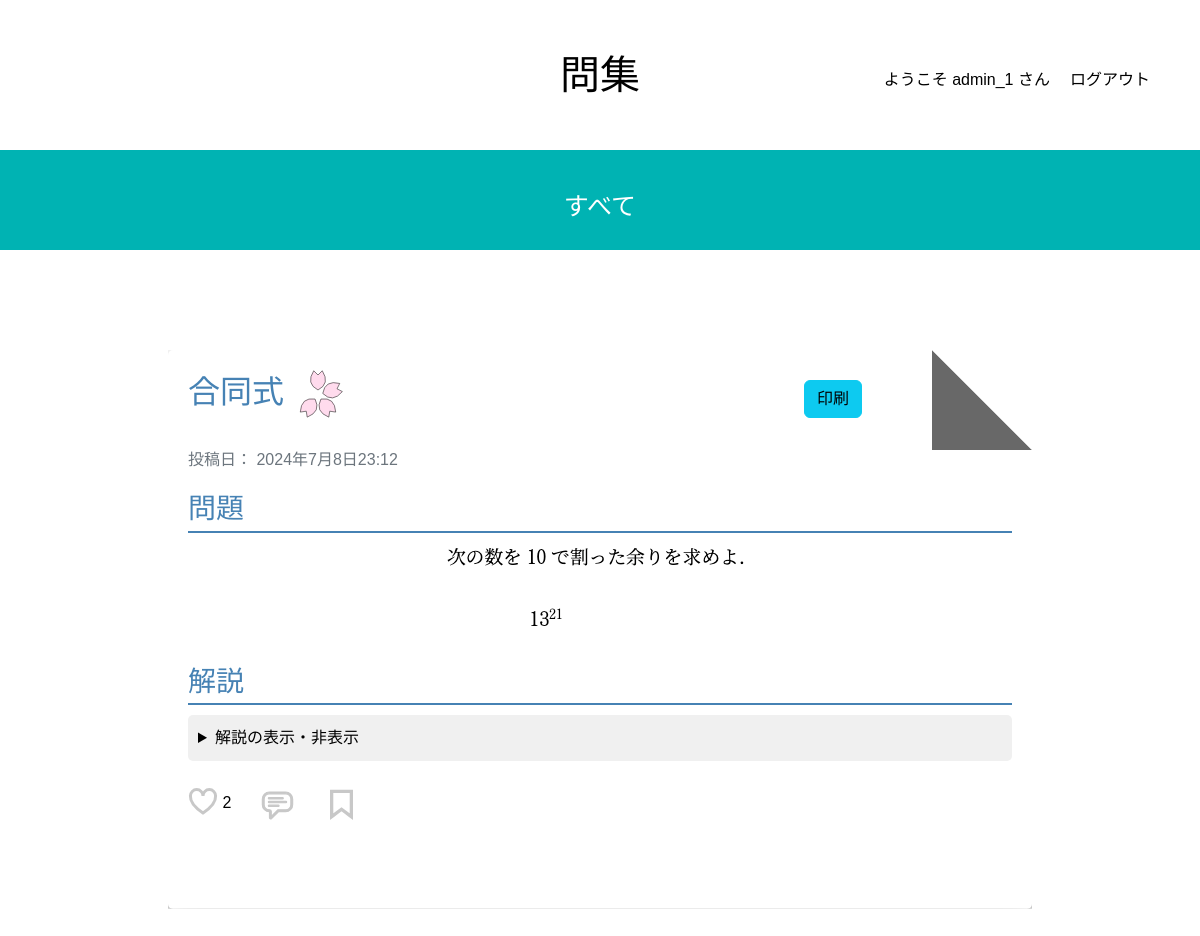
The page /studysite/snippet/13/ (signed in) on the database as committed earlier.
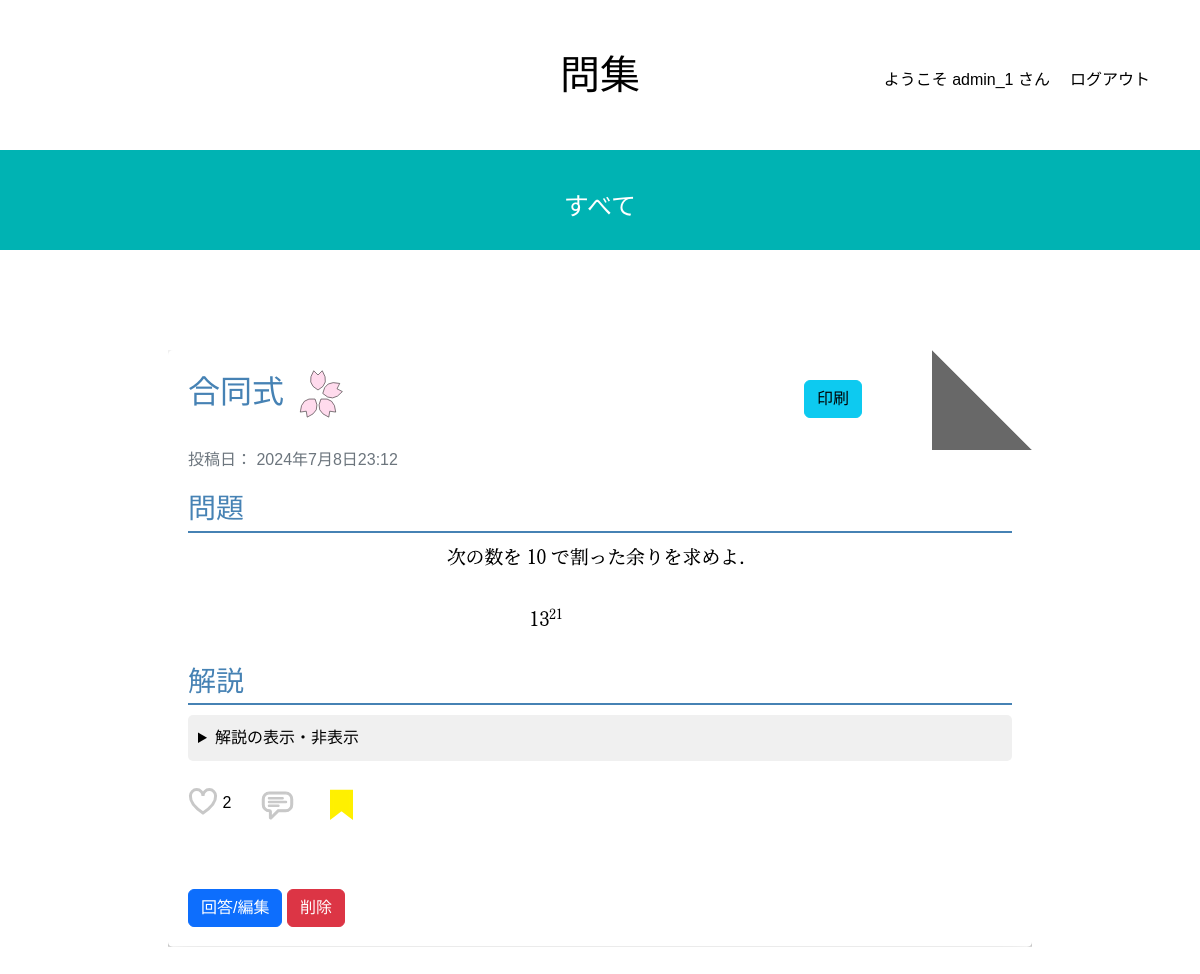
The same page on the database as committed later.
### studysite/views.py (the view)
# urls.py: path('snippet/<int:snippet_id>/', views.snippet_detail, name = 'snippet_detail'),
def snippet_detail(request, snippet_id):
    snippet = get_object_or_404(Studysite, id=snippet_id)
    liked_snippets = request.COOKIES.get('liked_snippets', '').split(',')
    liked = str(snippet_id) in liked_snippets
    comments = snippet.comments.all()
    if request.method == 'POST':
        form = CommentForm(request.POST)
        if form.is_valid():
            comment = form.save(commit=False)
            comment.snippet = snippet
            comment.save()
            return redirect('snippet_detail', snippet_id=snippet_id)
    else:
        form = CommentForm()
    tag_groups = TagGroup.objects.filter(parent__isnull=True).order_by('order').prefetch_related('children__children')
    context = {
        'snippet': snippet,
        'liked': liked,
        'comments': comments,
        'form': form,
        'tag_groups': tag_groups
    }
    return render(request, 'snippets/snippet_detail.html', context)

### studysite/templates/snippets/snippet_detail.html (shortened to what this page needs)
{% extends 'base.html' %}
{% load static %}
{% load django_bootstrap5 %}
{% load widget_tweaks %}
{% block main %}
<div class="container snippet-detail printable">
    <h2 class="snippet-title print1"><span>{{ snippet.title }}</span>
    <span></span></h2>
    <div class="print no-print"><button class="btn btn-info" onclick="printSection()">印刷</button></div><br><br><br>
    <div class="snippet-header no-print">
        <div class="snippet-meta">
            <p class="snippet-date">投稿日： {{ snippet.created_at|date:'DATETIME_FORMAT' }}</p>
        </div>
    </div>
    <div class="snippet-section">
        <h3 class="section-title">問題</h3>
        {% if snippet.image %}
        <div class="snippet-image">
            <img src="{{ snippet.image.url }}" alt="問題画像">
        </div>
        {% endif %}
    </div><br>
    {% if snippet.answer %}
    <div class="snippet-section">
        <h3 class="section-title">解説</h3>
        <details class="snippet-description no-print">
            <summary>解説の表示・非表示</summary>
        </details><br>
    </div>
    {% endif %}
    <div class="like-wrapper no-print">
        {% if liked %}
            <button id="like-button" class="liked">
                <svg xmlns="http://www.w3.org/2000/svg" width="30px" height="30px" viewBox="0 0 100 100">
                    <path class="liked" stroke-width="10" d="M 8,33 A 21,21 0,0,1 50,33 A 21,21 0,0,1 92,33 Q 93.66, 60.89 50,90 Q 6.34, 60.89 8,33 z" />
                </svg>
            </button>
        {% else %}
            <button id="like-button" class="like">
                <svg xmlns="http://www.w3.org/2000/svg" width="30px" height="30px" viewBox="0 0 100 100">
                    <path class="like" stroke-width="10" d="M 8,33 A 21,21 0,0,1 50,33 A 21,21 0,0,1 92,33 Q 93.66, 60.89 50,90 Q 6.34, 60.89 8,33 z" />
                </svg>
            </button>
        {% endif %}
        <span id="likes-count" style="color:black;font-family:sans-serif;">{{ snippet.likes }}</span>
    </div>
    <div class="comment-wrapper no-print">
        <button class="comment-button">
        </button>
    </div>
    {% if user.is_authenticated %}
    <div class="bookmark-wrapper no-print">
        {% if user in snippet.bookmarks.all %}
        <button id="bookmark-button" class="bookmarked">
            <svg xmlns="http://www.w3.org/2000/svg" viewBox="0 0 32 32" width="35px" height="35px">
                <path class="bookmarked" fill="#fff000" stroke-width="3px" d="M 7 5 L 7 28 L 8.59375 26.8125 L 16 21.25 L 23.40625 26.8125 L 25 28 L 25 5 Z"/>
            </svg>
        </button>
        {% else %}
        <button id="bookmark-button" class="bookmark">
            <svg xmlns="http://www.w3.org/2000/svg" viewBox="0 0 32 32" width="35px" height="35px">
                <path class="bookmark" stroke-width="3px" d="M 7 5 L 7 28 L 8.59375 26.8125 L 16 21.25 L 23.40625 26.8125 L 25 28 L 25 5 Z"/>
            </svg>
        </button>
        {% endif %}
    </div>
    {% endif %}<br><br>
    <br><br>
    {% if user.is_authenticated and snippet.created_by_id == user.id %}
        <span style="display: inline-block; vertical-align: top;">
            <a href="{% url 'snippet_edit' snippet.id %}" class="btn btn-primary no-print">回答/編集</a>
        </span>
        <span style="display: inline-block; vertical-align: top;">
            <form id="delete-form" method="post" action="{% url 'delete_post' snippet.id %}" style="margin-top: 0px;">
                <button type="button" class="btn btn-danger no-print" onclick="confirmDelete()">削除</button>
            </form>
        </span>
    {% else %}
        {% if snippet.answer %}
        {% else %}
        <a href="{% url 'snippet_answer' snippet.id %}" class="btn btn-primary no-print">回答する</a>
        {% endif %}
    {% endif %}
</div>
{% endblock %}

Rows that differ between the two databases and show on the page:
changed Studysite "合同式": created_by_id 1 → 2 (drawn)
Other text that changed with them:
text now shown: "回答/編集 削除"
